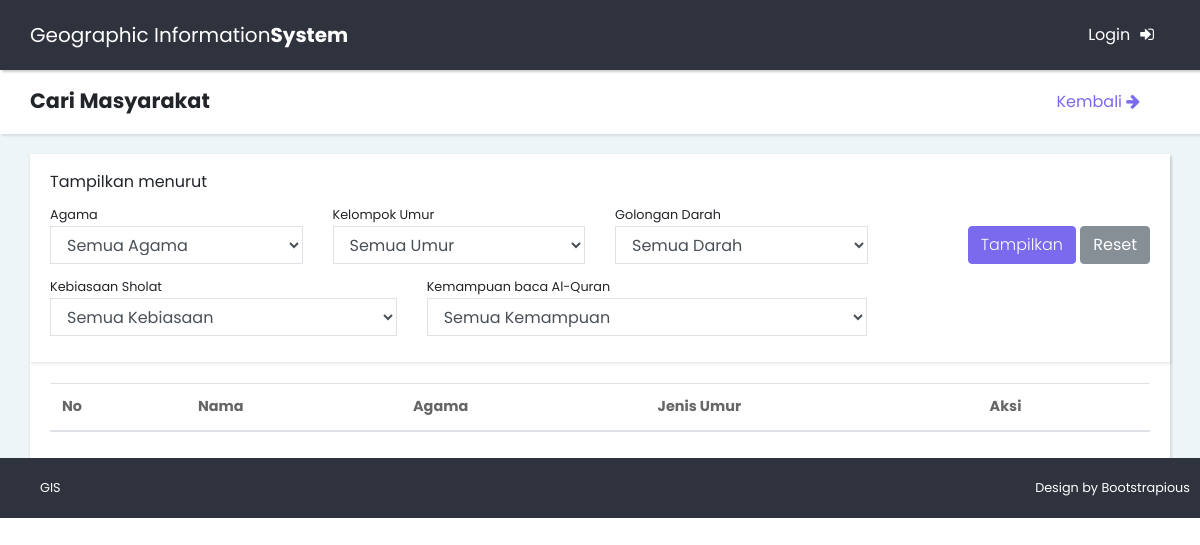
Before: /user/search.php with the older database file.
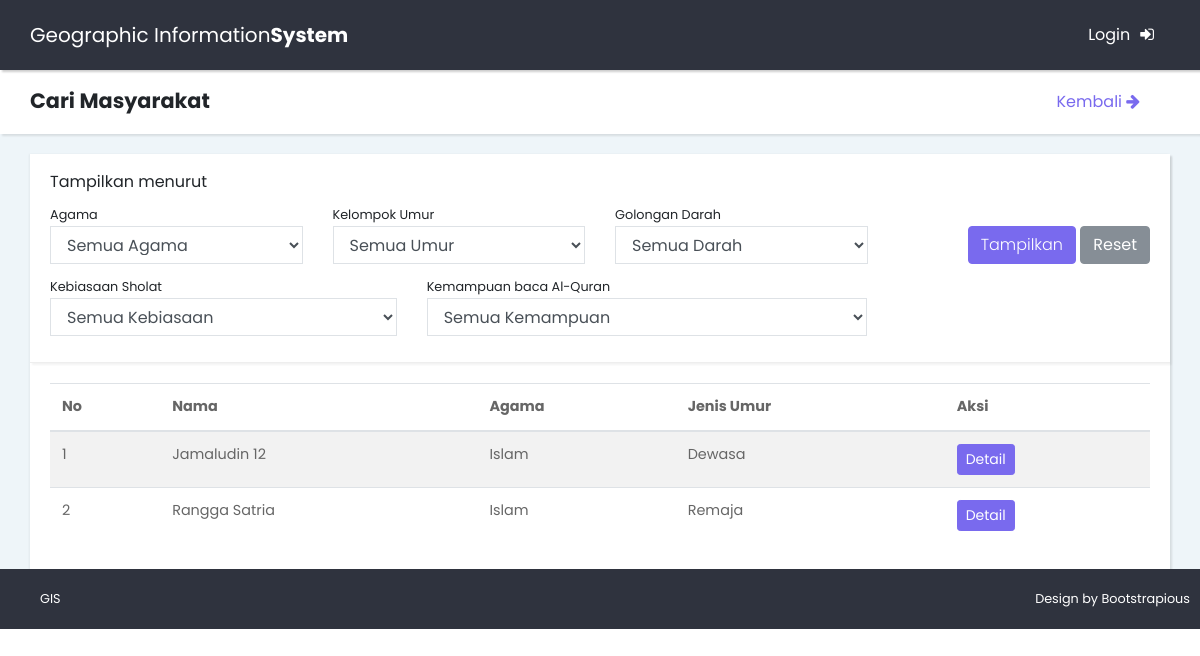
After: the same page with the newer database file.
### tables this page shows
CREATE TABLE `family` (
  `family_id` int(10) NOT NULL,
  `place_id` int(10) NOT NULL,
  `family_name` varchar(50) NOT NULL,
  `family_status` int(1) NOT NULL COMMENT '0=kepala keluarga, 1=istri, 2=anak, 3=pembantu',
  `family_status_number` int(2) NOT NULL DEFAULT '0',
  `family_kawin` int(1) NOT NULL DEFAULT '0',
  `family_religion` int(1) NOT NULL COMMENT '1=islam, 2=kristen, 3=katolik, 4=budha, 5=hindu 6=lainnya',
  `family_age` int(3) NOT NULL COMMENT '1=balita 2= anak-anak 3=remaja 4=dewasa 5=lansia',
  `family_gender` int(1) NOT NULL,
  `family_born_place` varchar(10) NOT NULL,
  `family_born_date` date NOT NULL,
  `family_die_date` date DEFAULT NULL,
  `family_education` int(1) NOT NULL COMMENT '0= Tidak sekolah 1 = SD/MI 2 = SMP/MTS 3 = SMA/MA 4 = SMK 5 = Diploma(D3) 6 = Sarjana(S1) 7 = Magister (S2) 8 = Doktor (S3)',
  `family_salary` int(10) DEFAULT '0',
  `family_blood` varchar(2) NOT NULL,
  `family_donor` int(1) NOT NULL DEFAULT '0'
);

### includes/connect.php (called while the page is built, shortened)
<?php
class Connect extends DbConfig{
  function connect() {
    $this->link = mysqli_connect(DbConfig::$dbHost,DbConfig::$dbUser,DbConfig::$dbPass,DbConfig::$dbName);
  }
}
?>

### includes/db-helper.php (called while the page is built, shortened)
<?php
class DBHelper{
  private $link;
  function __construct() {
    require_once('connect.php');
    $conn = new Connect();
    $this->link = $conn->link;
  }
  function getFilterFamily($array){
    $religion = $array['religion'];
    $age      = $array['age'];
    $blood    = $array['blood'];
    $sholat   = $array['sholat'];
    $mengaji  = $array['mengaji'];
    $case ='';
    if(empty($age) && empty($religion) && empty($blood) && empty($sholat) && empty($mengaji)){
      if ($result = $this->link->query("SELECT * FROM family AS f LEFT JOIN masjid AS m ON f.masjid_id=m.masjid_id")) {
        return $result;
      }else {
        return false;
      }
    }
    else {
      if ($result = $this->link->query("SELECT * FROM family AS f LEFT JOIN keimanan AS k ON f.family_id = k.family_id LEFT JOIN masjid AS m ON f.masjid_id=m.masjid_id WHERE $case")) {
        return $result;
      }else {
        return  false;
      }
    }
  }
}
?>

### user/search.php (the view, shortened to what the changed rows need)
<?php
require_once('../includes/db-helper.php');
if(isset($_SESSION[RequestKey::$USER_LEVEL])) {
  if ($_SESSION[RequestKey::$USER_LEVEL] == 0) {
    header('Location: ../admin/.');
  }else{
    header('Location: ../takmir/.');
  }
}
else {
  $db = new DBHelper();
  if (isset($_GET['filter'])) {
    $age        = $db->escapeInput($_GET['age']);
    $religion   = $db->escapeInput($_GET['religion']);
    $blood      = $db->escapeInput($_GET['blood']);
    $sholat     = $db->escapeInput($_GET['sholat']);
    $mengaji    = $db->escapeInput($_GET['mengaji']);
    $array              = array();
    $array['age']       = $db->escapeInput($_GET['age']);
    $array['religion']  = $db->escapeInput($_GET['religion']);
    $array['blood']     = $db->escapeInput($_GET['blood']);
    $array['sholat']    = $db->escapeInput($_GET['sholat']);
    $array['mengaji']   = $db->escapeInput($_GET['mengaji']);
    $familys            = $db->getFilterFamily($array);
    if ($familys == false) {
      $message = "Tidak ditemukan";
    }
  }
  else{
    $array              = array();
    $array['age']       = '';
    $array['religion']  = '';
    $array['blood']     = '';
    $array['sholat']    = '';
    $array['mengaji']   = '';
    $familys    = $db->getFilterFamily($array);
  }
}
?>
<!DOCTYPE html>
<html>
<head>
</head>
<body>
  <div class="page">
    <div class="row">
      <div class="col-lg-12">
        <header class="page-header">
          <div class="container-fluid col-12 row">
            <h2 class="no-margin-bottom col-8">Cari Masyarakat</h2>
          </div>
        </header>
        <section style="padding:20px 0px" class="dashboard-header">
          <div class="container-fluid">
            <div class="row">
              <div class="col-md-12">
                <div class="card">
                  <div class="card-body">
                    <div class="table-responsive">
                      <table class="table table-striped ">
                        <thead>
                          <tr>
                            <th>No</th>
                            <th>Nama</th>
                            <th>Agama</th>
                            <th>Jenis Umur</th>
                            <th>Aksi</th>
                          </tr>
                        </thead>
                        <tbody>
                          <?php
                          if ($familys == false) {
                            echo "<tr>";
                            echo "<th colspan='5' style='text-align:center'>";
                            echo "<h2>Data tidak ditemukan</h2>";
                            echo "</th>";
                            echo "</tr>";
                          }
                          else{
                            $i=1;
                            while ($family = $familys->fetch_object()) {
                              ?>
                              <tr>
                                <td>
                                  <?= $i; ?>
                                </td>
                                <td>
                                  <?= ucwords($family->family_name); ?>
                                </td>
                                <td>
                                  <?php
                                  if ($family->family_religion == 1) {
                                    echo "Islam";
                                  }elseif ($family->family_religion == 2) {
                                    echo "Kristen";
                                  }elseif ($family->family_religion == 3) {
                                    echo "Katolik";
                                  }elseif ($family->family_religion == 4) {
                                    echo "Budha";
                                  }elseif ($family->family_religion == 5) {
                                    echo "Hindu";
                                  }else {
                                    echo "Ateis";
                                  }
                                  ?>
                                </td>
                                <td>
                                  <?php
                                  if ($family->family_age == 1) {
                                    echo "Balita";
                                  }elseif ($family->family_age == 2) {
                                    echo "Anak-anak";
                                  }elseif ($family->family_age == 3) {
                                    echo "Remaja";
                                  }elseif ($family->family_age == 4) {
                                    echo "Dewasa";
                                  }elseif ($family->family_age == 5) {
                                    echo "Lansia";
                                  }else {
                                    echo "Lainnya";
                                  }
                                  ?>
                                </td>
                                <td>
                                  <a  class="btn btn-primary btn-sm" href="detail_orang.php?<?=RequestKey::$FAMILY_ID?>=<?=$family->family_id?>">Detail</a>
                                </td>
                              </tr>
                              <?php
                              $i += 1;
                            }
                          }
                          ?>
                        </tbody>
                      </table>
                    </div>
                  </div>
                </div>
              </div>
            </div>
          </div>
        </section>
      </div>
    </div>
  </div>
</body>
</html>

Changed rows visible on the page:
added family: family_name "Jamaludin 12", family_religion "Islam", family_age "Dewasa"
added family: family_name "Rangga Satria", family_religion "Islam", family_age "Remaja"
